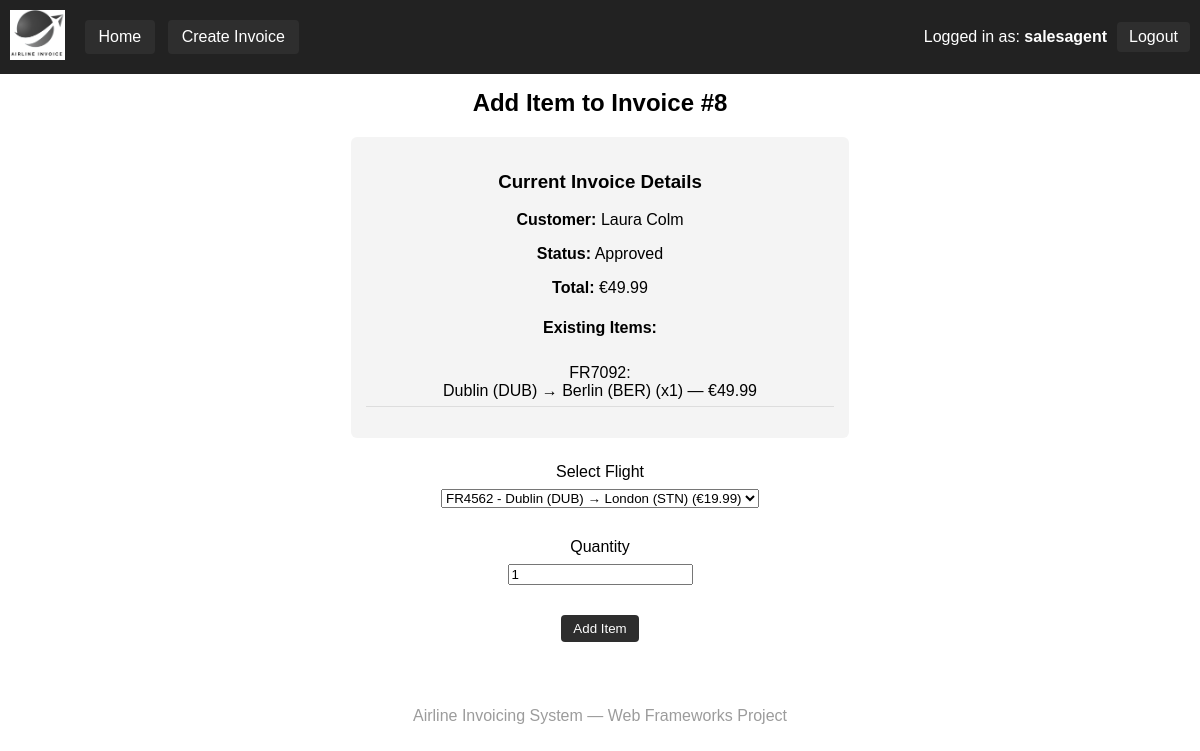
/invoices/8/add-item/ (signed in), run on an earlier commit of the app's database.
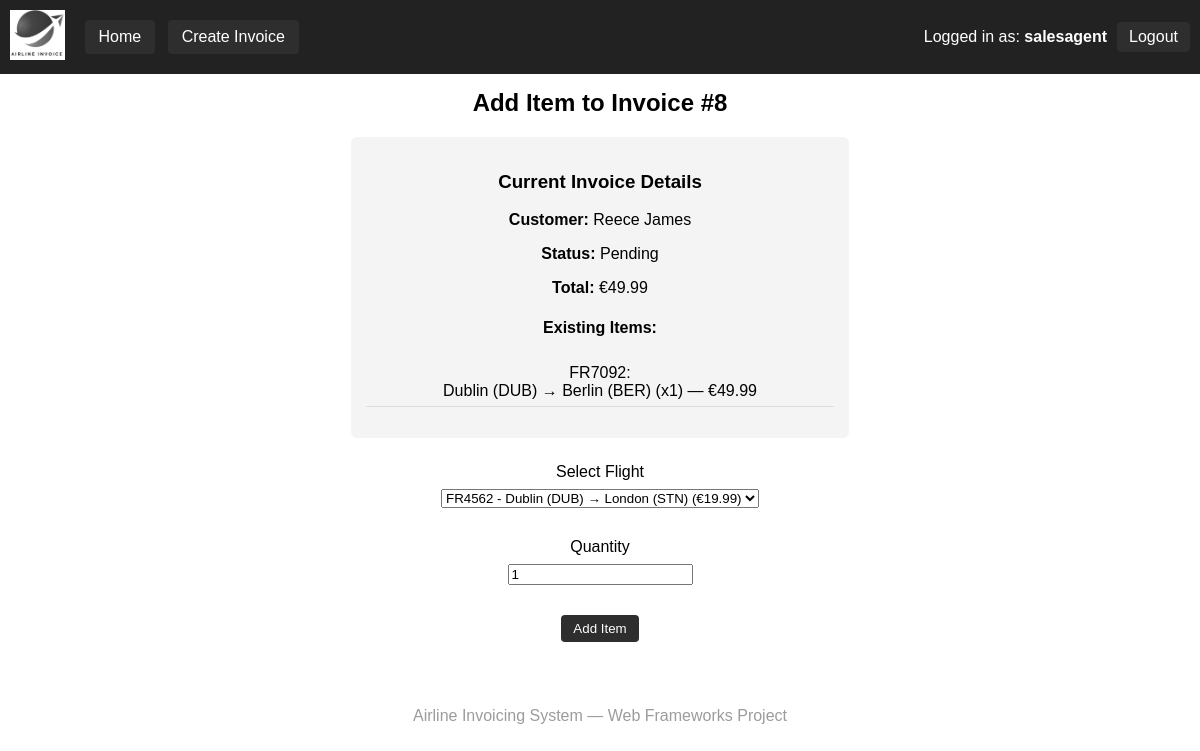
And on a later commit of the database.
### polls/models.py (models this page shows, shortened)
class Invoice(models.Model):
    customer = models.ForeignKey(Customer, on_delete=models.CASCADE)
    created_by = models.ForeignKey(User, on_delete=models.CASCADE)
    date = models.DateField(auto_now_add=True)
    status = models.CharField(max_length=20, default="Pending")
    total = models.DecimalField(max_digits=10, decimal_places=2, default=0)

class Customer(models.Model):
    name = models.CharField(max_length=100)
    email = models.EmailField()

class InvoiceItem(models.Model):
    invoice = models.ForeignKey(Invoice, on_delete=models.CASCADE)
    flight = models.ForeignKey(Flight, on_delete=models.CASCADE)
    quantity = models.PositiveIntegerField(default=1)
    line_total = models.DecimalField(max_digits=10, decimal_places=2)

class Flight(models.Model):
    flight_number = models.CharField(max_length=20)
    origin = models.CharField(max_length=100)
    destination = models.CharField(max_length=100)
    departure_time = models.DateTimeField()
    base_price = models.DecimalField(max_digits=10, decimal_places=2)

### polls/views.py (the view, shortened to what this page needs)
# urls.py: path('invoices/<int:invoice_id>/add-item/', views.add_invoice_item, name='add_invoice_item'),
@login_required
def add_invoice_item(request, invoice_id):
    if not user_has_role(request.user, 'SalesAgent'):
        return render(request, 'no_permission.html')
    invoice = get_object_or_404(Invoice, id=invoice_id)
    flights = Flight.objects.all()
    return render(request, 'add_invoice_item.html', {
        'invoice': invoice,
        'flights': flights
    })

### polls/views.py (called while the page is built)
def user_has_role(user, role_name):
    if user.username == "Admin":
        return True
    return hasattr(user, 'userprofile') and user.userprofile.role == role_name

### polls/templates/add_invoice_item.html (shortened to what this page needs)
{% extends 'base.html' %}
{% block content %}
<h2>Add Item to Invoice #{{ invoice.id }}</h2>
<div style="margin-bottom:20px; padding:15px; background:#f4f4f4; border-radius:6px; width:40%; margin:auto;">
    <h3>Current Invoice Details</h3>
    <p><strong>Customer:</strong> {{ invoice.customer.name }}</p>
    <p><strong>Status:</strong> {{ invoice.status }}</p>
    <p><strong>Total:</strong> €{{ invoice.total }}</p>
    <h4>Existing Items:</h4>
    {% if invoice.invoiceitem_set.all %}
        <ul style="list-style:none; padding:0;">
            {% for item in invoice.invoiceitem_set.all %}
                <li style="padding:6px 0; border-bottom:1px solid #ddd;">
                    {{ item.flight.flight_number }}: <br>
                    {{ item.flight.origin }} → {{ item.flight.destination }}
                    (x{{ item.quantity }}) — €{{ item.line_total }}
                </li>
            {% endfor %}
        </ul>
    {% endif %}
</div>
<form method="POST" style="margin-top:25px;">
    <div>
        <label>Select Flight</label><br>
        <select name="flight">
            {% for flight in flights %}
            <option value="{{ flight.id }}">
                {{ flight.flight_number }} - {{ flight.origin }} → {{ flight.destination }} (€{{ flight.base_price }})
            </option>
            {% endfor %}
        </select>
    </div>
    <br>
    <div>
        <label>Quantity</label><br>
        <input type="number" name="quantity" value="1" min="1">
    </div>
    <br>
    <button class="btn">Add Item</button>
</form>
{% endblock %}

What changed in the data, as far as the page shows it:
changed Invoice id 8: customer.name "Laura Colm" → "Reece James"; status "Approved" → "Pending"
